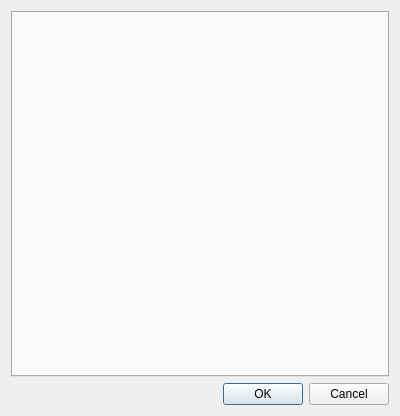
<?xml version="1.0" encoding="UTF-8"?>
<ui version="4.0">
 <class>SettingsDialog</class>
 <widget class="QDialog" name="SettingsDialog">
  <property name="geometry">
   <rect>
    <x>0</x>
    <y>0</y>
    <width>400</width>
    <height>416</height>
   </rect>
  </property>
  <property name="windowTitle">
   <string>Dialog</string>
  </property>
  <layout class="QVBoxLayout" name="verticalLayout">
   <item>
    <widget class="QTabWidget" name="settingsTabWidget">
     <property name="currentIndex">
      <number>-1</number>
     </property>
    </widget>
   </item>
   <item>
    <widget class="QDialogButtonBox" name="buttonBox">
     <property name="orientation">
      <enum>Qt::Horizontal</enum>
     </property>
     <property name="standardButtons">
      <set>QDialogButtonBox::Cancel|QDialogButtonBox::Ok</set>
     </property>
    </widget>
   </item>
  </layout>
 </widget>
 <resources/>
 <connections>
  <connection>
   <sender>buttonBox</sender>
   <signal>accepted()</signal>
   <receiver>SettingsDialog</receiver>
   <slot>accept()</slot>
   <hints>
    <hint type="sourcelabel">
     <x>248</x>
     <y>254</y>
    </hint>
    <hint type="destinationlabel">
     <x>157</x>
     <y>274</y>
    </hint>
   </hints>
  </connection>
  <connection>
   <sender>buttonBox</sender>
   <signal>rejected()</signal>
   <receiver>SettingsDialog</receiver>
   <slot>reject()</slot>
   <hints>
    <hint type="sourcelabel">
     <x>316</x>
     <y>260</y>
    </hint>
    <hint type="destinationlabel">
     <x>286</x>
     <y>274</y>
    </hint>
   </hints>
  </connection>
 </connections>
</ui>
